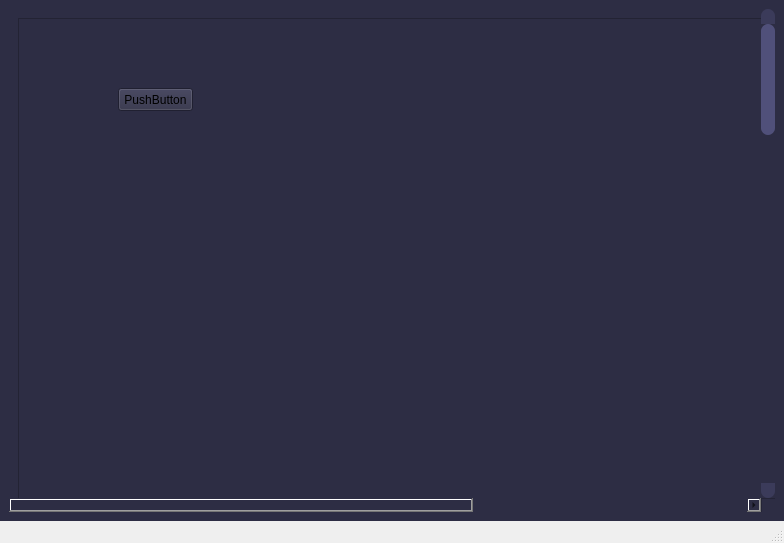
<?xml version="1.0" encoding="UTF-8"?>
<ui version="4.0">
 <class>MainWindow</class>
 <widget class="QMainWindow" name="MainWindow">
  <property name="geometry">
   <rect>
    <x>0</x>
    <y>0</y>
    <width>784</width>
    <height>543</height>
   </rect>
  </property>
  <property name="windowTitle">
   <string>MainWindow</string>
  </property>
  <property name="styleSheet">
   <string notr="true">/* VERTICAL SCROLLBAR */
 QScrollBar:vertical {
	border: none;
    background: rgb(45, 45, 68);
    width: 14px;
    margin: 15px 0 15px 0;
	border-radius: 0px;
 }

/*  HANDLE BAR VERTICAL */
QScrollBar::handle:vertical {	
	background-color: rgb(80, 80, 122);
	min-height: 30px;
	border-radius: 7px;
}
QScrollBar::handle:vertical:hover{	
	background-color: rgb(255, 0, 127);
}
QScrollBar::handle:vertical:pressed {	
	background-color: rgb(185, 0, 92);
}

/* BTN TOP - SCROLLBAR */
QScrollBar::sub-line:vertical {
	border: none;
	background-color: rgb(59, 59, 90);
	height: 15px;
	border-top-left-radius: 7px;
	border-top-right-radius: 7px;
	subcontrol-position: top;
	subcontrol-origin: margin;
}
QScrollBar::sub-line:vertical:hover {	
	background-color: rgb(255, 0, 127);
}
QScrollBar::sub-line:vertical:pressed {	
	background-color: rgb(185, 0, 92);
}

/* BTN BOTTOM - SCROLLBAR */
QScrollBar::add-line:vertical {
	border: none;
	background-color: rgb(59, 59, 90);
	height: 15px;
	border-bottom-left-radius: 7px;
	border-bottom-right-radius: 7px;
	subcontrol-position: bottom;
	subcontrol-origin: margin;
}
QScrollBar::add-line:vertical:hover {	
	background-color: rgb(255, 0, 127);
}
QScrollBar::add-line:vertical:pressed {	
	background-color: rgb(185, 0, 92);
}

/* RESET ARROW */
QScrollBar::up-arrow:vertical, QScrollBar::down-arrow:vertical {
	background: none;
}
QScrollBar::add-page:vertical, QScrollBar::sub-page:vertical {
	background: none;
}



/* HORIZONTAL SCROLLBAR - HOMEWORK */
QScrollBar:horizontal {
   
}
QScrollBar::handle:horizontal {
    
}
QScrollBar::add-line:horizontal {
    
}
QScrollBar::sub-line:horizontal {
    
}
QScrollBar::up-arrow:horizontal, QScrollBar::down-arrow:horizontal
{

}
QScrollBar::add-page:horizontal, QScrollBar::sub-page:horizontal
{

}














</string>
  </property>
  <widget class="QWidget" name="centralwidget">
   <property name="styleSheet">
    <string notr="true">background-color: rgb(45, 45, 68);</string>
   </property>
   <layout class="QVBoxLayout" name="verticalLayout">
    <item>
     <widget class="QScrollArea" name="scrollArea">
      <property name="styleSheet">
       <string notr="true"> QScrollBar:vertical {
	border: none;
    background: rgb(56, 56, 85);
 }</string>
      </property>
      <property name="frameShape">
       <enum>QFrame::NoFrame</enum>
      </property>
      <property name="widgetResizable">
       <bool>true</bool>
      </property>
      <widget class="QWidget" name="scrollAreaWidgetContents">
       <property name="geometry">
        <rect>
         <x>-166</x>
         <y>-171</y>
         <width>1218</width>
         <height>2018</height>
        </rect>
       </property>
       <layout class="QVBoxLayout" name="verticalLayout_2">
        <item>
         <widget class="QFrame" name="frame">
          <property name="minimumSize">
           <size>
            <width>1200</width>
            <height>2000</height>
           </size>
          </property>
          <property name="styleSheet">
           <string notr="true"/>
          </property>
          <property name="frameShape">
           <enum>QFrame::StyledPanel</enum>
          </property>
          <property name="frameShadow">
           <enum>QFrame::Raised</enum>
          </property>
          <widget class="QPushButton" name="pushButton">
           <property name="geometry">
            <rect>
             <x>100</x>
             <y>70</y>
             <width>75</width>
             <height>23</height>
            </rect>
           </property>
           <property name="text">
            <string>PushButton</string>
           </property>
          </widget>
          <widget class="QPushButton" name="pushButton_2">
           <property name="geometry">
            <rect>
             <x>100</x>
             <y>570</y>
             <width>75</width>
             <height>23</height>
            </rect>
           </property>
           <property name="text">
            <string>PushButton</string>
           </property>
          </widget>
          <widget class="QStackedWidget" name="stackedWidget">
           <property name="geometry">
            <rect>
             <x>480</x>
             <y>780</y>
             <width>912</width>
             <height>812</height>
            </rect>
           </property>
           <property name="minimumSize">
            <size>
             <width>0</width>
             <height>0</height>
            </size>
           </property>
           <property name="styleSheet">
            <string notr="true"/>
           </property>
           <property name="frameShape">
            <enum>QFrame::NoFrame</enum>
           </property>
           <property name="frameShadow">
            <enum>QFrame::Plain</enum>
           </property>
           <property name="lineWidth">
            <number>0</number>
           </property>
           <property name="currentIndex">
            <number>1</number>
           </property>
           <widget class="QWidget" name="page">
            <layout class="QVBoxLayout" name="verticalLayout_9">
             <item>
              <widget class="QLabel" name="label">
               <property name="font">
                <font>
                 <pointsize>25</pointsize>
                </font>
               </property>
               <property name="styleSheet">
                <string notr="true">color: white;</string>
               </property>
               <property name="text">
                <string>Usuarios</string>
               </property>
               <property name="alignment">
                <set>Qt::AlignCenter</set>
               </property>
              </widget>
             </item>
             <item>
              <layout class="QHBoxLayout" name="horizontalLayout_18">
               <property name="topMargin">
                <number>0</number>
               </property>
               <item>
                <widget class="QPushButton" name="buttom_delete">
                 <property name="sizePolicy">
                  <sizepolicy hsizetype="Fixed" vsizetype="Fixed">
                   <horstretch>0</horstretch>
                   <verstretch>0</verstretch>
                  </sizepolicy>
                 </property>
                 <property name="cursor">
                  <cursorShape>PointingHandCursor</cursorShape>
                 </property>
                 <property name="styleSheet">
                  <string notr="true">QPushButton {
                background-color: #C01D1D; /* Rojo */
                border: none;
                color: white;
                padding: 15px 32px;
                text-align: center;
                text-decoration: none;
                font-size: 20px;
                margin: 4px 2px;
                border-radius: 12px;
            }
            QPushButton:hover {
                background-color: #2D005F;
            }
            QPushButton:pressed {
                background-color: #2e7031;
            }</string>
                 </property>
                 <property name="text">
                  <string>Eliminar</string>
                 </property>
                </widget>
               </item>
               <item>
                <widget class="QPushButton" name="buttomUpdateUser">
                 <property name="sizePolicy">
                  <sizepolicy hsizetype="Fixed" vsizetype="Fixed">
                   <horstretch>0</horstretch>
                   <verstretch>0</verstretch>
                  </sizepolicy>
                 </property>
                 <property name="cursor">
                  <cursorShape>PointingHandCursor</cursorShape>
                 </property>
                 <property name="styleSheet">
                  <string notr="true">QPushButton {
                background-color: #144698; /* Azul Oscuro */
                border: none;
                color: white;
                padding: 15px 32px;
                text-align: center;
                text-decoration: none;
                font-size: 20px;
                margin: 4px 2px;
                border-radius: 12px;
            }
            QPushButton:hover {
                background-color: #2D005F;
            }
            QPushButton:pressed {
                background-color: #2e7031;
            }</string>
                 </property>
                 <property name="text">
                  <string>Actualizar Tabla</string>
                 </property>
                </widget>
               </item>
               <item>
                <widget class="QPushButton" name="buttom_update">
                 <property name="sizePolicy">
                  <sizepolicy hsizetype="Fixed" vsizetype="Minimum">
                   <horstretch>0</horstretch>
                   <verstretch>0</verstretch>
                  </sizepolicy>
                 </property>
                 <property name="cursor">
                  <cursorShape>PointingHandCursor</cursorShape>
                 </property>
                 <property name="styleSheet">
                  <string notr="true">QPushButton {
                background-color: #1D79C0; /* Azul */
                border: none;
                color: white;
                padding: 15px 32px;
                text-align: center;
                text-decoration: none;
                font-size: 20px;
                margin: 4px 2px;
                border-radius: 12px;
            }
            QPushButton:hover {
                background-color: #2D005F;
            }
            QPushButton:pressed {
                background-color: #2e7031;
            }</string>
                 </property>
                 <property name="text">
                  <string>Actualizar</string>
                 </property>
                </widget>
               </item>
               <item>
                <widget class="QPushButton" name="buttom_add_user">
                 <property name="sizePolicy">
                  <sizepolicy hsizetype="Fixed" vsizetype="Fixed">
                   <horstretch>0</horstretch>
                   <verstretch>0</verstretch>
                  </sizepolicy>
                 </property>
                 <property name="cursor">
                  <cursorShape>PointingHandCursor</cursorShape>
                 </property>
                 <property name="styleSheet">
                  <string notr="true">QPushButton {
                background-color: #4CAF50; /* Verde */
                border: none;
                color: white;
                padding: 15px 32px;
                text-align: center;
                text-decoration: none;
                font-size: 20px;
                margin: 4px 2px;
                border-radius: 12px;
            }
            QPushButton:hover {
                background-color: #2D005F;
            }
            QPushButton:pressed {
                background-color: #2e7031;
            }</string>
                 </property>
                 <property name="text">
                  <string>Agregar</string>
                 </property>
                </widget>
               </item>
              </layout>
             </item>
             <item>
              <widget class="QTableWidget" name="tableUser">
               <property name="enabled">
                <bool>true</bool>
               </property>
               <property name="cursor" stdset="0">
                <cursorShape>PointingHandCursor</cursorShape>
               </property>
               <property name="acceptDrops">
                <bool>false</bool>
               </property>
               <property name="layoutDirection">
                <enum>Qt::LeftToRight</enum>
               </property>
               <property name="autoFillBackground">
                <bool>false</bool>
               </property>
               <property name="styleSheet">
                <string notr="true">QTableWidget {
    color: white;  /* Color de texto blanco */
    background-color: black;  /* Color de fondo negro (opcional) */
}</string>
               </property>
               <property name="lineWidth">
                <number>8</number>
               </property>
               <property name="verticalScrollBarPolicy">
                <enum>Qt::ScrollBarAlwaysOn</enum>
               </property>
               <property name="horizontalScrollBarPolicy">
                <enum>Qt::ScrollBarAlwaysOn</enum>
               </property>
               <property name="editTriggers">
                <set>QAbstractItemView::NoEditTriggers</set>
               </property>
               <column>
                <property name="text">
                 <string>uid</string>
                </property>
               </column>
               <column>
                <property name="text">
                 <string>Nombre</string>
                </property>
               </column>
               <column>
                <property name="text">
                 <string>Correo</string>
                </property>
               </column>
               <column>
                <property name="text">
                 <string>Contraseña</string>
                </property>
               </column>
              </widget>
             </item>
            </layout>
           </widget>
           <widget class="QWidget" name="page_uno">
            <property name="styleSheet">
             <string notr="true">background-color:#744cac;</string>
            </property>
            <layout class="QVBoxLayout" name="verticalLayout_4">
             <item>
              <widget class="QWidget" name="widget_4" native="true">
               <property name="styleSheet">
                <string notr="true"/>
               </property>
               <layout class="QHBoxLayout" name="horizontalLayout_3">
                <property name="spacing">
                 <number>10</number>
                </property>
                <property name="leftMargin">
                 <number>10</number>
                </property>
                <item>
                 <widget class="QWidget" name="card1" native="true">
                  <property name="styleSheet">
                   <string notr="true"/>
                  </property>
                  <layout class="QVBoxLayout" name="verticalLayout_10">
                   <item>
                    <widget class="QLabel" name="label_2">
                     <property name="styleSheet">
                      <string notr="true">background-color:#911fd3;
color: white;</string>
                     </property>
                     <property name="text">
                      <string>Card 1</string>
                     </property>
                     <property name="alignment">
                      <set>Qt::AlignCenter</set>
                     </property>
                    </widget>
                   </item>
                  </layout>
                 </widget>
                </item>
                <item>
                 <widget class="QWidget" name="card2" native="true">
                  <layout class="QHBoxLayout" name="horizontalLayout_4">
                   <item>
                    <widget class="QLabel" name="label_3">
                     <property name="styleSheet">
                      <string notr="true">background-color:#911fd3;
color: white;</string>
                     </property>
                     <property name="text">
                      <string>Card 2</string>
                     </property>
                     <property name="alignment">
                      <set>Qt::AlignCenter</set>
                     </property>
                    </widget>
                   </item>
                  </layout>
                 </widget>
                </item>
                <item>
                 <widget class="QWidget" name="card3" native="true">
                  <layout class="QHBoxLayout" name="horizontalLayout_5">
                   <item>
                    <widget class="QLabel" name="label_4">
                     <property name="styleSheet">
                      <string notr="true">background-color:#911fd3;
color: white;</string>
                     </property>
                     <property name="text">
                      <string>Card 3</string>
                     </property>
                     <property name="alignment">
                      <set>Qt::AlignCenter</set>
                     </property>
                    </widget>
                   </item>
                  </layout>
                 </widget>
                </item>
               </layout>
              </widget>
             </item>
             <item>
              <widget class="QWidget" name="widget_5" native="true">
               <layout class="QHBoxLayout" name="horizontalLayout_9">
                <property name="spacing">
                 <number>10</number>
                </property>
                <property name="leftMargin">
                 <number>10</number>
                </property>
                <item>
                 <widget class="QWidget" name="card1_3" native="true">
                  <layout class="QVBoxLayout" name="verticalLayout_12">
                   <item>
                    <widget class="QLabel" name="label_10">
                     <property name="styleSheet">
                      <string notr="true">background-color:#911fd3;
color: white;
</string>
                     </property>
                     <property name="text">
                      <string>Card 1</string>
                     </property>
                     <property name="alignment">
                      <set>Qt::AlignCenter</set>
                     </property>
                    </widget>
                   </item>
                  </layout>
                 </widget>
                </item>
                <item>
                 <widget class="QWidget" name="card2_3" native="true">
                  <layout class="QHBoxLayout" name="horizontalLayout_10">
                   <item>
                    <widget class="QLabel" name="label_11">
                     <property name="styleSheet">
                      <string notr="true">background-color:#911fd3;
color: white;</string>
                     </property>
                     <property name="text">
                      <string>Card 2</string>
                     </property>
                     <property name="alignment">
                      <set>Qt::AlignCenter</set>
                     </property>
                    </widget>
                   </item>
                  </layout>
                 </widget>
                </item>
                <item>
                 <widget class="QWidget" name="card3_3" native="true">
                  <layout class="QHBoxLayout" name="horizontalLayout_11">
                   <item>
                    <widget class="QLabel" name="label_12">
                     <property name="styleSheet">
                      <string notr="true">background-color:#911fd3;
color: white;</string>
                     </property>
                     <property name="text">
                      <string>Card 3</string>
                     </property>
                     <property name="alignment">
                      <set>Qt::AlignCenter</set>
                     </property>
                    </widget>
                   </item>
                  </layout>
                 </widget>
                </item>
               </layout>
              </widget>
             </item>
            </layout>
           </widget>
           <widget class="QWidget" name="page_dos">
            <property name="styleSheet">
             <string notr="true">background-color: rgb(255, 255, 255);</string>
            </property>
            <layout class="QVBoxLayout" name="verticalLayout_5"/>
           </widget>
           <widget class="QWidget" name="page_tres">
            <layout class="QVBoxLayout" name="verticalLayout_6">
             <item>
              <widget class="QPushButton" name="pushButton_3">
               <property name="styleSheet">
                <string notr="true">background-color: rgb(255, 255, 0);
font: 87 36pt &quot;Arial Black&quot;;</string>
               </property>
               <property name="text">
                <string>3</string>
               </property>
              </widget>
             </item>
            </layout>
           </widget>
           <widget class="QWidget" name="page_cuatro">
            <property name="styleSheet">
             <string notr="true">background-color: rgb(255, 255, 255);</string>
            </property>
            <layout class="QVBoxLayout" name="verticalLayout_7">
             <item>
              <widget class="QPushButton" name="pushButton_4">
               <property name="styleSheet">
                <string notr="true">background-color: rgb(85, 255, 0);
font: 87 36pt &quot;Arial Black&quot;;</string>
               </property>
               <property name="text">
                <string>4</string>
               </property>
              </widget>
             </item>
            </layout>
           </widget>
           <widget class="QWidget" name="page_cinco">
            <property name="styleSheet">
             <string notr="true">background-color: rgb(255, 255, 255);</string>
            </property>
            <layout class="QVBoxLayout" name="verticalLayout_8">
             <item>
              <widget class="QPushButton" name="pushButton_5">
               <property name="styleSheet">
                <string notr="true">background-color: rgb(0, 170, 255);
font: 87 36pt &quot;Arial Black&quot;;</string>
               </property>
               <property name="text">
                <string>5</string>
               </property>
              </widget>
             </item>
            </layout>
           </widget>
          </widget>
         </widget>
        </item>
       </layout>
      </widget>
     </widget>
    </item>
   </layout>
  </widget>
  <widget class="QMenuBar" name="menubar">
   <property name="geometry">
    <rect>
     <x>0</x>
     <y>0</y>
     <width>784</width>
     <height>21</height>
    </rect>
   </property>
  </widget>
  <widget class="QStatusBar" name="statusbar"/>
 </widget>
 <resources/>
 <connections/>
</ui>
